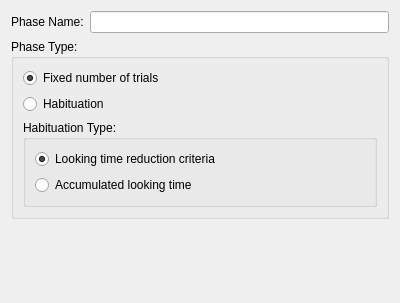
<?xml version="1.0" encoding="UTF-8"?>
<ui version="4.0">
 <class>PhaseWPInitial</class>
 <widget class="QWizardPage" name="PhaseWPInitial">
  <property name="geometry">
   <rect>
    <x>0</x>
    <y>0</y>
    <width>400</width>
    <height>303</height>
   </rect>
  </property>
  <property name="windowTitle">
   <string>WizardPage</string>
  </property>
  <property name="title">
   <string>Create a new phase</string>
  </property>
  <property name="subTitle">
   <string>Enter a name for the new phase, and select the phase type.</string>
  </property>
  <attribute name="pageId">
   <string notr="true">1</string>
  </attribute>
  <layout class="QVBoxLayout" name="verticalLayout_3">
   <item>
    <layout class="QHBoxLayout" name="horizontalLayout">
     <item>
      <widget class="QLabel" name="label">
       <property name="text">
        <string>Phase Name:</string>
       </property>
      </widget>
     </item>
     <item>
      <widget class="QLineEdit" name="lePhaseName"/>
     </item>
    </layout>
   </item>
   <item>
    <widget class="QGroupBox" name="groupBox">
     <property name="title">
      <string>Phase Type:</string>
     </property>
     <layout class="QVBoxLayout" name="verticalLayout_2">
      <item>
       <widget class="QRadioButton" name="rbFamiliarizationPreference">
        <property name="toolTip">
         <string>Subject must accumulate a specified amount of looking during each trial.</string>
        </property>
        <property name="text">
         <string>Fixed number of trials</string>
        </property>
        <property name="checked">
         <bool>true</bool>
        </property>
       </widget>
      </item>
      <item>
       <widget class="QRadioButton" name="rbHabituation">
        <property name="toolTip">
         <string>Subject must habituate to stimuli.</string>
        </property>
        <property name="text">
         <string>Habituation</string>
        </property>
        <property name="autoExclusive">
         <bool>true</bool>
        </property>
       </widget>
      </item>
      <item>
       <widget class="QGroupBox" name="gbHabituationType">
        <property name="title">
         <string>Habituation Type:</string>
        </property>
        <layout class="QVBoxLayout" name="verticalLayout">
         <item>
          <widget class="QRadioButton" name="rbHabReduction">
           <property name="toolTip">
            <string>Looking time decreases to a specified level</string>
           </property>
           <property name="text">
            <string>Looking time reduction criteria</string>
           </property>
           <property name="checked">
            <bool>true</bool>
           </property>
          </widget>
         </item>
         <item>
          <widget class="QRadioButton" name="rbHabAccum">
           <property name="toolTip">
            <string>Subject must accumulate a specified amount of looking time over the entire phase</string>
           </property>
           <property name="text">
            <string>Accumulated looking time</string>
           </property>
          </widget>
         </item>
        </layout>
       </widget>
      </item>
     </layout>
    </widget>
   </item>
   <item>
    <spacer name="verticalSpacer">
     <property name="orientation">
      <enum>Qt::Vertical</enum>
     </property>
     <property name="sizeHint" stdset="0">
      <size>
       <width>20</width>
       <height>85</height>
      </size>
     </property>
    </spacer>
   </item>
  </layout>
 </widget>
 <resources/>
 <connections/>
</ui>
